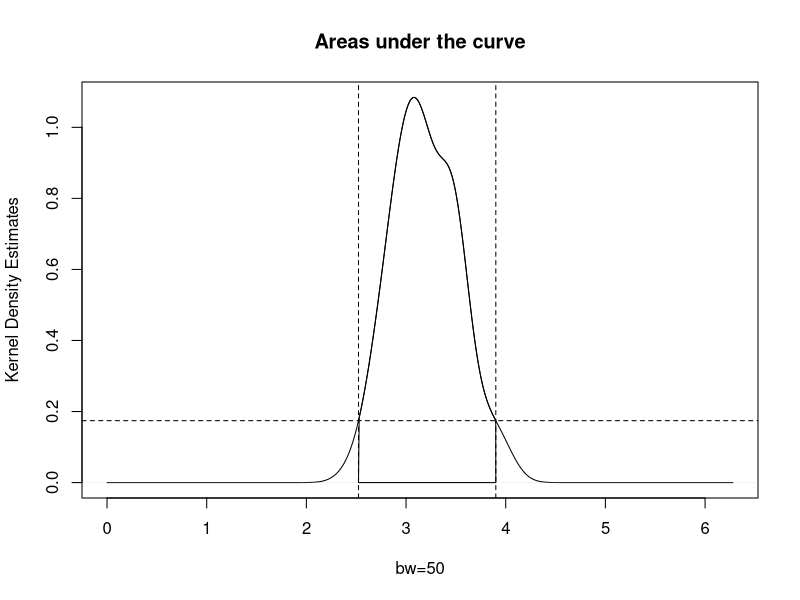

R code for this plot:
library(circular)


### Name: modal.region
### Title: Modal regions
### Aliases: modal.region modal.region.default modal.region.circular
### Keywords: univariate

### ** Examples

x <- rvonmises(100, circular(pi), 10)
res <- modal.region(x, bw=50)
plot(res)
